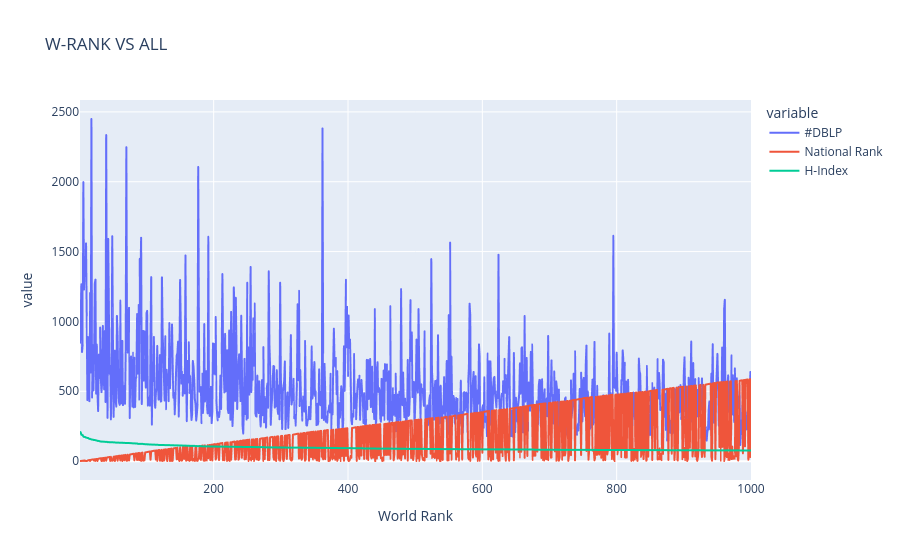

The cell this chart's notebook holds for it:
### Markdown cell above
#### Multiple Line Chart

### Code cell
px.line(df, x='World Rank', y=['#DBLP', 'National Rank', 'H-Index'], title='W-RANK VS ALL').show(render='colab')

### Figure 1 — Plotly figure (JSON) as saved in the notebook; plotly's stock layout.template omitted (floating-point values rounded to 4 significant figures; data arrays with more than 128 entries replaced by an {"elided": "..."} marker saying what was removed)
{"data": [{"hovertemplate": "variable=#DBLP<br>World Rank=%{x}<br>value=%{y}<extra></extra>", "legendgroup": "#DBLP", "line": {"color": "#636efa", "dash": "solid"}, "marker": {"symbol": "circle"}, "mode": "lines", "name": "#DBLP", "showlegend": true, "type": "scattergl", "x": {"elided": "1000 int values"}, "xaxis": "x", "y": {"elided": "1000 int values"}, "yaxis": "y"}, {"hovertemplate": "variable=National Rank<br>World Rank=%{x}<br>value=%{y}<extra></extra>", "legendgroup": "National Rank", "line": {"color": "#EF553B", "dash": "solid"}, "marker": {"symbol": "circle"}, "mode": "lines", "name": "National Rank", "showlegend": true, "type": "scattergl", "x": {"elided": "1000 int values"}, "xaxis": "x", "y": {"elided": "1000 int values"}, "yaxis": "y"}, {"hovertemplate": "variable=H-Index<br>World Rank=%{x}<br>value=%{y}<extra></extra>", "legendgroup": "H-Index", "line": {"color": "#00cc96", "dash": "solid"}, "marker": {"symbol": "circle"}, "mode": "lines", "name": "H-Index", "showlegend": true, "type": "scattergl", "x": {"elided": "1000 int values"}, "xaxis": "x", "y": {"elided": "1000 int values"}, "yaxis": "y"}], "layout": {"legend": {"title": {"text": "variable"}, "tracegroupgap": 0}, "title": {"text": "W-RANK VS ALL"}, "xaxis": {"anchor": "y", "domain": [0, 1], "title": {"text": "World Rank"}}, "yaxis": {"anchor": "x", "domain": [0, 1], "title": {"text": "value"}}}}
